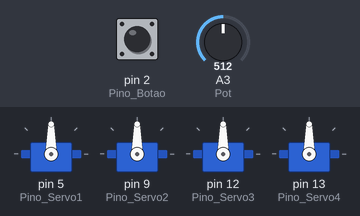
The sketch below on a simulated Arduino Uno, built with avr-gcc and run on an emulated ATmega328P. On the bench: 4 × servo. The test bench sets the inputs (shaded band); at power-on: A3 (Pot) = 512, pin 2 (Pino_Botao) HIGH.

Above: at 1.2 s.
1.3 s: A3 (Pot) set to 716
At 2.3 s:
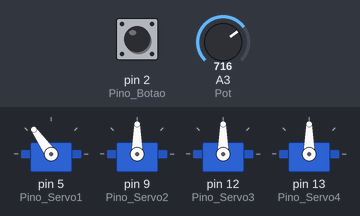
2.8 s: pin 2 (Pino_Botao) pulled LOW for 0.15 s
At 3.4 s:
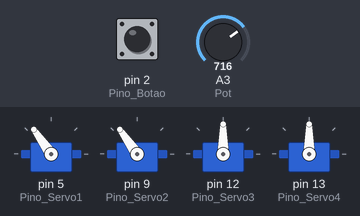
4.4 s: A3 (Pot) set to 900
At 5.6 s:
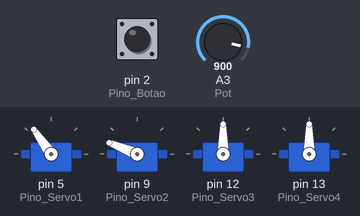
5.9 s: pin 2 (Pino_Botao) pulled LOW for 1 s
At 7.0 s:
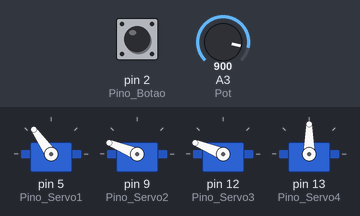
8.4 s: pin 2 (Pino_Botao) pulled LOW for 0.15 s
At 8.9 s:
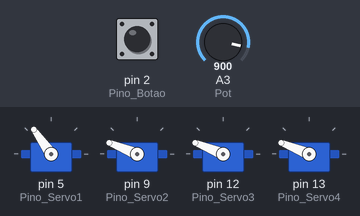
10.0 s: A3 (Pot) set to 1023
At 11.3 s:
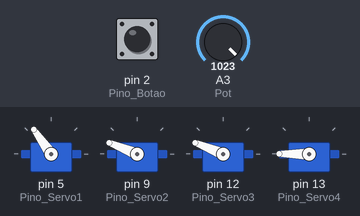
Timing chart, 0 to 12.5 s (numbered marks = the images above; inputs shaded):
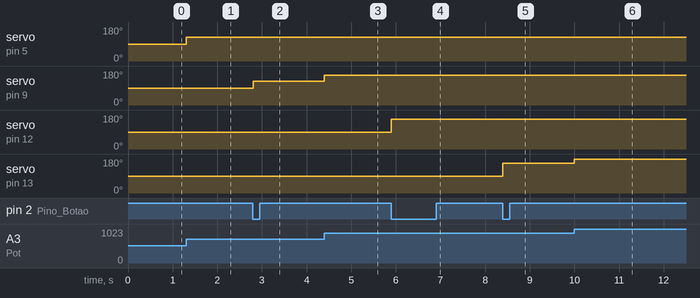

Measured:
- after the input at 1.3 s, servo on pin 5 (Pino_Servo1): 90° → 125° at once
- after the input at 2.8 s, servo on pin 9 (Pino_Servo2): 90° → 125° at once
- after the input at 4.4 s, servo on pin 9 (Pino_Servo2): 125° → 158° at once
- after the input at 5.9 s, servo on pin 12 (Pino_Servo3): 90° → 158° at once
- after the input at 8.4 s, servo on pin 13 (Pino_Servo4): 90° → 158° at once
- after the input at 10.0 s, servo on pin 13 (Pino_Servo4): 158° → 180° at once

The sketch:

Controlando_Servos_Motores_na_Sensor_Shield.ino
```cpp
/************************************************************/
/* Aula 18 - Controlando Servos Motores                     */
/* Programação do controle de Servos Motores.               */
/* Ao transferir o código abaixo para seu Arduino, você     */
/* poderá controlar, através de um Potenciômetro, 4 Servos  */
/* Motores. Utilize o Push-Button para selecionar o Servo   */
/* Motor a ser controlado.                                  */
/************************************************************/
/* Inclui a bliblioteca de controle do Servo Motor.         */
#include <Servo.h>
/* Cria os objetos de controle dos Servos Motores.          */
Servo servo1;
Servo servo2;
Servo servo3;
Servo servo4;
/* Define os pinos dos Servos, Potenciômetro e Botão.       */
#define Pino_Servo1 5
#define Pino_Servo2 9
#define Pino_Servo3 12
#define Pino_Servo4 13
#define Pot A3
#define Pino_Botao 2
/* Variável para selecionar o servo para controle.          */
int seletor = 1;
void setup() {
  /* Endereça os objetos de controle aos pinos definidos    */
  /* para controle dos Servos Motores.                      */
  servo1.attach(Pino_Servo1);
  servo2.attach(Pino_Servo2);
  servo3.attach(Pino_Servo3);
  servo4.attach(Pino_Servo4);
  /* Configura o pino do botão como entrada ativando o      */
  /* resistor interno.                                      */
  pinMode(Pino_Botao, INPUT_PULLUP);
  /* Ativa a interrupção no pino do botão e chama a função  */
  /* "seleciona" para alterar o servo a ser controlado.     */
  attachInterrupt(digitalPinToInterrupt(Pino_Botao), seleciona, FALLING);
}
void loop() {
  /* Switch de seleção do Servo a ser controlado.           */
  switch (seletor) {
    /* Caso seletor = 1, operará o Servo1.                  */
    case 1:
      Servo1();
      break;
    /* Caso seletor = 2, operará o Servo2.                  */
    case 2:
      Servo2();
      break;
    /* Caso seletor = 3, operará o Servo3.                  */
    case 3:
      Servo3();
      break;
    /* Caso seletor = 4, operará o Servo4.                  */
    case 4:
      Servo4();
      break;
  }
}
/* Função que altera a variáver seletor.                    */
void seleciona() {
  seletor++;
  if (seletor > 4)
  {
    seletor = 1;
  }
}
/* Função de controle do Servo1 através dos dados do Potenciômetro. */
void Servo1()
{
  servo1.write(map(analogRead(Pot), 0, 1023, 0, 180));
}
/* Função de controle do Servo2 através dos dados do Potenciômetro. */
void Servo2()
{
  servo2.write(map(analogRead(Pot), 0, 1023, 0, 180));
}
/* Função de controle do Servo3 através dos dados do Potenciômetro. */
void Servo3()
{
  servo3.write(map(analogRead(Pot), 0, 1023, 0, 180));
}
/* Função de controle do Servo4 através dos dados do Potenciômetro. */
void Servo4()
{
  servo4.write(map(analogRead(Pot), 0, 1023, 0, 180));
}
```
